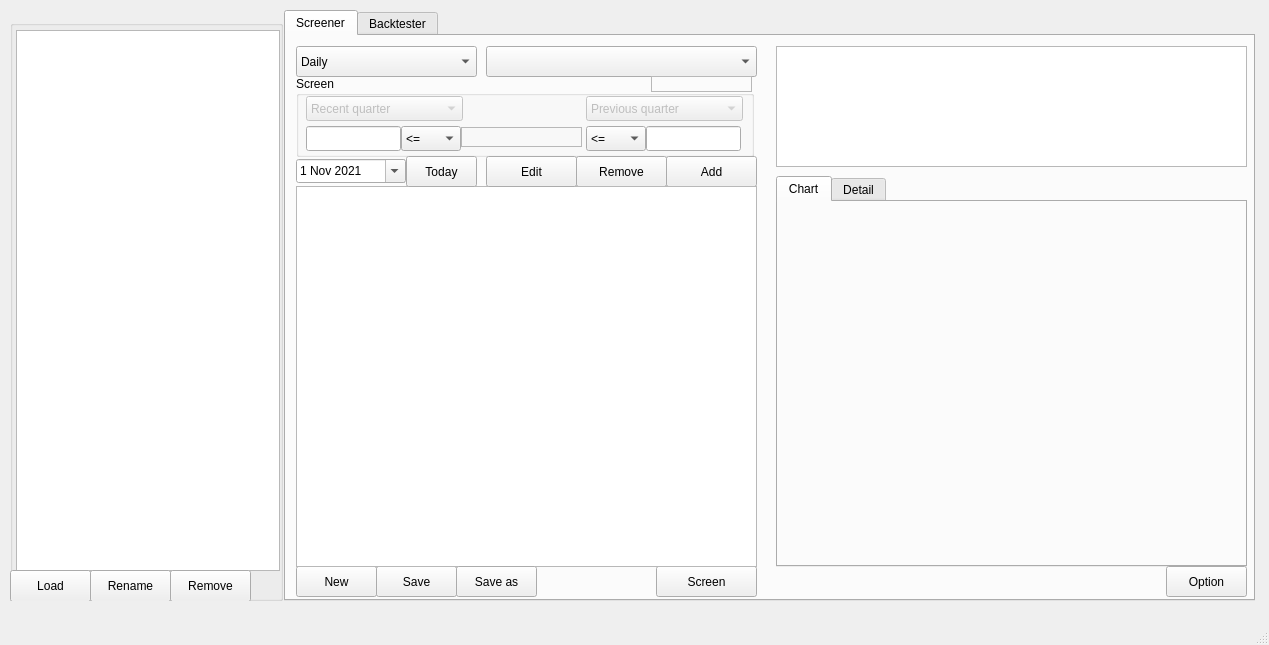
<?xml version="1.0" encoding="UTF-8"?>
<ui version="4.0">
 <class>MainWindow</class>
 <widget class="QMainWindow" name="MainWindow">
  <property name="geometry">
   <rect>
    <x>0</x>
    <y>0</y>
    <width>1269</width>
    <height>645</height>
   </rect>
  </property>
  <property name="windowTitle">
   <string>MainWindow</string>
  </property>
  <widget class="QWidget" name="centralwidget">
   <widget class="QTabWidget" name="tabWidget">
    <property name="geometry">
     <rect>
      <x>284</x>
      <y>10</y>
      <width>971</width>
      <height>591</height>
     </rect>
    </property>
    <property name="currentIndex">
     <number>0</number>
    </property>
    <widget class="QWidget" name="tab_screener">
     <attribute name="title">
      <string>Screener</string>
     </attribute>
     <widget class="QComboBox" name="comboBox_column">
      <property name="geometry">
       <rect>
        <x>200</x>
        <y>10</y>
        <width>271</width>
        <height>31</height>
       </rect>
      </property>
     </widget>
     <widget class="QComboBox" name="comboBox_file">
      <property name="geometry">
       <rect>
        <x>10</x>
        <y>10</y>
        <width>181</width>
        <height>31</height>
       </rect>
      </property>
      <item>
       <property name="text">
        <string>Daily</string>
       </property>
      </item>
      <item>
       <property name="text">
        <string>Quarter</string>
       </property>
      </item>
      <item>
       <property name="text">
        <string>Quarter Growth</string>
       </property>
      </item>
     </widget>
     <widget class="QPushButton" name="pushButton_save_screen">
      <property name="geometry">
       <rect>
        <x>90</x>
        <y>530</y>
        <width>81</width>
        <height>31</height>
       </rect>
      </property>
      <property name="text">
       <string>Save</string>
      </property>
     </widget>
     <widget class="QPushButton" name="pushButton_new_screen">
      <property name="geometry">
       <rect>
        <x>10</x>
        <y>530</y>
        <width>81</width>
        <height>31</height>
       </rect>
      </property>
      <property name="text">
       <string>New</string>
      </property>
     </widget>
     <widget class="QGroupBox" name="groupBox_simple_screen">
      <property name="geometry">
       <rect>
        <x>10</x>
        <y>40</y>
        <width>458</width>
        <height>81</height>
       </rect>
      </property>
      <property name="title">
       <string>Screen</string>
      </property>
      <widget class="QLabel" name="label_condition">
       <property name="geometry">
        <rect>
         <x>165</x>
         <y>51</y>
         <width>121</width>
         <height>20</height>
        </rect>
       </property>
       <property name="toolTip">
        <string/>
       </property>
       <property name="toolTipDuration">
        <number>0</number>
       </property>
       <property name="frameShape">
        <enum>QFrame::StyledPanel</enum>
       </property>
       <property name="text">
        <string/>
       </property>
       <property name="alignment">
        <set>Qt::AlignCenter</set>
       </property>
      </widget>
      <widget class="QLineEdit" name="lineEdit_condition">
       <property name="geometry">
        <rect>
         <x>10</x>
         <y>50</y>
         <width>95</width>
         <height>25</height>
        </rect>
       </property>
       <property name="tabletTracking">
        <bool>false</bool>
       </property>
      </widget>
      <widget class="QComboBox" name="comboBox_equation">
       <property name="enabled">
        <bool>true</bool>
       </property>
       <property name="geometry">
        <rect>
         <x>105</x>
         <y>50</y>
         <width>60</width>
         <height>25</height>
        </rect>
       </property>
       <item>
        <property name="text">
         <string>&lt;=</string>
        </property>
       </item>
       <item>
        <property name="text">
         <string>&lt;</string>
        </property>
       </item>
      </widget>
      <widget class="QLineEdit" name="lineEdit_condition_2">
       <property name="geometry">
        <rect>
         <x>350</x>
         <y>50</y>
         <width>95</width>
         <height>25</height>
        </rect>
       </property>
       <property name="tabletTracking">
        <bool>false</bool>
       </property>
      </widget>
      <widget class="QComboBox" name="comboBox_equation_2">
       <property name="geometry">
        <rect>
         <x>290</x>
         <y>50</y>
         <width>60</width>
         <height>25</height>
        </rect>
       </property>
       <item>
        <property name="text">
         <string>&lt;=</string>
        </property>
       </item>
       <item>
        <property name="text">
         <string>&lt;</string>
        </property>
       </item>
      </widget>
      <widget class="QComboBox" name="comboBox_period">
       <property name="enabled">
        <bool>false</bool>
       </property>
       <property name="geometry">
        <rect>
         <x>10</x>
         <y>20</y>
         <width>157</width>
         <height>25</height>
        </rect>
       </property>
       <property name="editable">
        <bool>false</bool>
       </property>
       <property name="duplicatesEnabled">
        <bool>false</bool>
       </property>
       <property name="frame">
        <bool>true</bool>
       </property>
       <item>
        <property name="text">
         <string>Recent quarter</string>
        </property>
       </item>
       <item>
        <property name="text">
         <string>Recent annaul</string>
        </property>
       </item>
       <item>
        <property name="text">
         <string>Recent year quarter</string>
        </property>
       </item>
      </widget>
      <widget class="QComboBox" name="comboBox_period_2">
       <property name="enabled">
        <bool>false</bool>
       </property>
       <property name="geometry">
        <rect>
         <x>290</x>
         <y>20</y>
         <width>157</width>
         <height>25</height>
        </rect>
       </property>
       <item>
        <property name="text">
         <string>Previous quarter</string>
        </property>
       </item>
       <item>
        <property name="text">
         <string>Previous annaul</string>
        </property>
       </item>
       <item>
        <property name="text">
         <string>Previous year quarter</string>
        </property>
       </item>
      </widget>
      <widget class="QLabel" name="label_screen_name">
       <property name="geometry">
        <rect>
         <x>355</x>
         <y>0</y>
         <width>101</width>
         <height>16</height>
        </rect>
       </property>
       <property name="toolTip">
        <string/>
       </property>
       <property name="toolTipDuration">
        <number>0</number>
       </property>
       <property name="frameShape">
        <enum>QFrame::StyledPanel</enum>
       </property>
       <property name="text">
        <string/>
       </property>
       <property name="alignment">
        <set>Qt::AlignCenter</set>
       </property>
      </widget>
     </widget>
     <widget class="QPushButton" name="pushButton_remove_condition">
      <property name="enabled">
       <bool>true</bool>
      </property>
      <property name="geometry">
       <rect>
        <x>290</x>
        <y>120</y>
        <width>91</width>
        <height>31</height>
       </rect>
      </property>
      <property name="text">
       <string>Remove</string>
      </property>
      <property name="autoDefault">
       <bool>false</bool>
      </property>
      <property name="flat">
       <bool>false</bool>
      </property>
     </widget>
     <widget class="QPushButton" name="pushButton_screen">
      <property name="geometry">
       <rect>
        <x>370</x>
        <y>530</y>
        <width>101</width>
        <height>31</height>
       </rect>
      </property>
      <property name="text">
       <string>Screen</string>
      </property>
     </widget>
     <widget class="QPushButton" name="pushButton_add_condition">
      <property name="enabled">
       <bool>true</bool>
      </property>
      <property name="geometry">
       <rect>
        <x>380</x>
        <y>120</y>
        <width>91</width>
        <height>31</height>
       </rect>
      </property>
      <property name="text">
       <string>Add</string>
      </property>
      <property name="autoDefault">
       <bool>false</bool>
      </property>
      <property name="flat">
       <bool>false</bool>
      </property>
     </widget>
     <widget class="QListWidget" name="listWidget_conditions">
      <property name="geometry">
       <rect>
        <x>10</x>
        <y>150</y>
        <width>461</width>
        <height>381</height>
       </rect>
      </property>
     </widget>
     <widget class="QDateEdit" name="dateEdit_screen">
      <property name="geometry">
       <rect>
        <x>10</x>
        <y>123</y>
        <width>110</width>
        <height>24</height>
       </rect>
      </property>
      <property name="calendarPopup">
       <bool>true</bool>
      </property>
      <property name="date">
       <date>
        <year>2021</year>
        <month>11</month>
        <day>1</day>
       </date>
      </property>
     </widget>
     <widget class="QPushButton" name="pushButton_today">
      <property name="enabled">
       <bool>true</bool>
      </property>
      <property name="geometry">
       <rect>
        <x>120</x>
        <y>120</y>
        <width>71</width>
        <height>31</height>
       </rect>
      </property>
      <property name="text">
       <string>Today</string>
      </property>
      <property name="autoDefault">
       <bool>false</bool>
      </property>
      <property name="flat">
       <bool>false</bool>
      </property>
     </widget>
     <widget class="QListWidget" name="listWidget_screened_stocks">
      <property name="geometry">
       <rect>
        <x>490</x>
        <y>10</y>
        <width>471</width>
        <height>121</height>
       </rect>
      </property>
     </widget>
     <widget class="QLabel" name="label_stock_num">
      <property name="geometry">
       <rect>
        <x>490</x>
        <y>130</y>
        <width>121</width>
        <height>20</height>
       </rect>
      </property>
      <property name="toolTip">
       <string>fwefwef</string>
      </property>
      <property name="toolTipDuration">
       <number>0</number>
      </property>
      <property name="frameShape">
       <enum>QFrame::NoFrame</enum>
      </property>
      <property name="text">
       <string/>
      </property>
      <property name="alignment">
       <set>Qt::AlignLeading|Qt::AlignLeft|Qt::AlignVCenter</set>
      </property>
     </widget>
     <widget class="QTabWidget" name="tabWidget_2">
      <property name="geometry">
       <rect>
        <x>490</x>
        <y>140</y>
        <width>471</width>
        <height>391</height>
       </rect>
      </property>
      <property name="currentIndex">
       <number>0</number>
      </property>
      <widget class="QWidget" name="tab_3">
       <attribute name="title">
        <string>Chart</string>
       </attribute>
       <widget class="QWidget" name="verticalLayoutWidget">
        <property name="geometry">
         <rect>
          <x>0</x>
          <y>0</y>
          <width>461</width>
          <height>361</height>
         </rect>
        </property>
        <layout class="QVBoxLayout" name="verticalLayout_stock">
         <property name="sizeConstraint">
          <enum>QLayout::SetDefaultConstraint</enum>
         </property>
         <property name="bottomMargin">
          <number>0</number>
         </property>
        </layout>
       </widget>
      </widget>
      <widget class="QWidget" name="tab_4">
       <attribute name="title">
        <string>Detail</string>
       </attribute>
       <widget class="QPlainTextEdit" name="plainTextEdit_stock_detail">
        <property name="geometry">
         <rect>
          <x>0</x>
          <y>0</y>
          <width>461</width>
          <height>371</height>
         </rect>
        </property>
       </widget>
      </widget>
     </widget>
     <widget class="QPushButton" name="pushButton_save_as_screen">
      <property name="geometry">
       <rect>
        <x>170</x>
        <y>530</y>
        <width>81</width>
        <height>31</height>
       </rect>
      </property>
      <property name="text">
       <string>Save as</string>
      </property>
     </widget>
     <widget class="QPushButton" name="pushButton_edit_condition">
      <property name="enabled">
       <bool>true</bool>
      </property>
      <property name="geometry">
       <rect>
        <x>200</x>
        <y>120</y>
        <width>91</width>
        <height>31</height>
       </rect>
      </property>
      <property name="text">
       <string>Edit</string>
      </property>
      <property name="autoDefault">
       <bool>false</bool>
      </property>
      <property name="flat">
       <bool>false</bool>
      </property>
     </widget>
     <widget class="QPushButton" name="pushButton_option">
      <property name="geometry">
       <rect>
        <x>880</x>
        <y>530</y>
        <width>81</width>
        <height>31</height>
       </rect>
      </property>
      <property name="text">
       <string>Option</string>
      </property>
     </widget>
    </widget>
    <widget class="QWidget" name="tab_backtester">
     <attribute name="title">
      <string>Backtester</string>
     </attribute>
     <widget class="QTabWidget" name="tabWidget_3">
      <property name="geometry">
       <rect>
        <x>280</x>
        <y>0</y>
        <width>671</width>
        <height>461</height>
       </rect>
      </property>
      <property name="currentIndex">
       <number>0</number>
      </property>
      <widget class="QWidget" name="tab">
       <attribute name="title">
        <string>Table</string>
       </attribute>
       <widget class="QTableWidget" name="tableWidget_performance">
        <property name="geometry">
         <rect>
          <x>0</x>
          <y>0</y>
          <width>671</width>
          <height>441</height>
         </rect>
        </property>
        <property name="rowCount">
         <number>0</number>
        </property>
        <property name="columnCount">
         <number>6</number>
        </property>
        <attribute name="horizontalHeaderDefaultSectionSize">
         <number>95</number>
        </attribute>
        <attribute name="horizontalHeaderHighlightSections">
         <bool>true</bool>
        </attribute>
        <attribute name="horizontalHeaderMinimumSectionSize">
         <number>20</number>
        </attribute>
        <column>
         <property name="text">
          <string>Date</string>
         </property>
        </column>
        <column>
         <property name="text">
          <string>Total</string>
         </property>
        </column>
        <column>
         <property name="text">
          <string>Increased</string>
         </property>
        </column>
        <column>
         <property name="text">
          <string>Average Return</string>
         </property>
        </column>
        <column>
         <property name="text">
          <string>Market Return</string>
         </property>
        </column>
        <column>
         <property name="text">
          <string>Market Comparison</string>
         </property>
        </column>
       </widget>
      </widget>
      <widget class="QWidget" name="tab_2">
       <attribute name="title">
        <string>Chart</string>
       </attribute>
       <widget class="QWidget" name="verticalLayoutWidget_2">
        <property name="geometry">
         <rect>
          <x>0</x>
          <y>0</y>
          <width>671</width>
          <height>431</height>
         </rect>
        </property>
        <layout class="QVBoxLayout" name="verticalLayout_performance">
         <property name="sizeConstraint">
          <enum>QLayout::SetDefaultConstraint</enum>
         </property>
         <property name="bottomMargin">
          <number>0</number>
         </property>
        </layout>
       </widget>
      </widget>
     </widget>
     <widget class="QListWidget" name="listWidget_backtest_stocks">
      <property name="geometry">
       <rect>
        <x>10</x>
        <y>180</y>
        <width>251</width>
        <height>361</height>
       </rect>
      </property>
     </widget>
     <widget class="QPushButton" name="pushButton_backtest">
      <property name="geometry">
       <rect>
        <x>160</x>
        <y>150</y>
        <width>101</width>
        <height>31</height>
       </rect>
      </property>
      <property name="text">
       <string>Backtest</string>
      </property>
     </widget>
     <widget class="QGroupBox" name="groupBox_simple_screen_2">
      <property name="geometry">
       <rect>
        <x>10</x>
        <y>10</y>
        <width>255</width>
        <height>141</height>
       </rect>
      </property>
      <property name="title">
       <string>Backtest</string>
      </property>
      <widget class="QLabel" name="label_backtest_name">
       <property name="geometry">
        <rect>
         <x>149</x>
         <y>0</y>
         <width>101</width>
         <height>16</height>
        </rect>
       </property>
       <property name="toolTip">
        <string>fwefwef</string>
       </property>
       <property name="toolTipDuration">
        <number>0</number>
       </property>
       <property name="frameShape">
        <enum>QFrame::StyledPanel</enum>
       </property>
       <property name="text">
        <string/>
       </property>
       <property name="alignment">
        <set>Qt::AlignCenter</set>
       </property>
      </widget>
      <widget class="QDateEdit" name="dateEdit_start">
       <property name="geometry">
        <rect>
         <x>140</x>
         <y>20</y>
         <width>110</width>
         <height>24</height>
        </rect>
       </property>
       <property name="calendarPopup">
        <bool>true</bool>
       </property>
       <property name="date">
        <date>
         <year>2020</year>
         <month>1</month>
         <day>1</day>
        </date>
       </property>
      </widget>
      <widget class="QDateEdit" name="dateEdit_end">
       <property name="geometry">
        <rect>
         <x>140</x>
         <y>50</y>
         <width>110</width>
         <height>24</height>
        </rect>
       </property>
       <property name="dateTime">
        <datetime>
         <hour>0</hour>
         <minute>0</minute>
         <second>0</second>
         <year>2021</year>
         <month>11</month>
         <day>1</day>
        </datetime>
       </property>
       <property name="calendarPopup">
        <bool>true</bool>
       </property>
       <property name="date">
        <date>
         <year>2021</year>
         <month>11</month>
         <day>1</day>
        </date>
       </property>
      </widget>
      <widget class="QSpinBox" name="spinBox_cycle">
       <property name="geometry">
        <rect>
         <x>185</x>
         <y>80</y>
         <width>61</width>
         <height>24</height>
        </rect>
       </property>
       <property name="value">
        <number>1</number>
       </property>
      </widget>
      <widget class="QSpinBox" name="spinBox_hold">
       <property name="geometry">
        <rect>
         <x>185</x>
         <y>110</y>
         <width>61</width>
         <height>24</height>
        </rect>
       </property>
       <property name="value">
        <number>1</number>
       </property>
      </widget>
      <widget class="QLabel" name="label">
       <property name="geometry">
        <rect>
         <x>10</x>
         <y>20</y>
         <width>71</width>
         <height>21</height>
        </rect>
       </property>
       <property name="text">
        <string>Start</string>
       </property>
      </widget>
      <widget class="QLabel" name="label_2">
       <property name="geometry">
        <rect>
         <x>10</x>
         <y>50</y>
         <width>71</width>
         <height>21</height>
        </rect>
       </property>
       <property name="text">
        <string>End</string>
       </property>
      </widget>
      <widget class="QLabel" name="label_3">
       <property name="geometry">
        <rect>
         <x>10</x>
         <y>80</y>
         <width>81</width>
         <height>21</height>
        </rect>
       </property>
       <property name="text">
        <string>Cycle period</string>
       </property>
      </widget>
      <widget class="QLabel" name="label_4">
       <property name="geometry">
        <rect>
         <x>10</x>
         <y>110</y>
         <width>81</width>
         <height>21</height>
        </rect>
       </property>
       <property name="text">
        <string>Hold period</string>
       </property>
      </widget>
     </widget>
     <widget class="QPushButton" name="pushButton_reset">
      <property name="geometry">
       <rect>
        <x>60</x>
        <y>150</y>
        <width>101</width>
        <height>31</height>
       </rect>
      </property>
      <property name="text">
       <string>Reset</string>
      </property>
     </widget>
     <widget class="QGroupBox" name="groupBox_2">
      <property name="geometry">
       <rect>
        <x>280</x>
        <y>459</y>
        <width>671</width>
        <height>81</height>
       </rect>
      </property>
      <property name="title">
       <string>Summary</string>
      </property>
      <widget class="QLabel" name="label_5">
       <property name="geometry">
        <rect>
         <x>10</x>
         <y>22</y>
         <width>91</width>
         <height>21</height>
        </rect>
       </property>
       <property name="text">
        <string>Geomean</string>
       </property>
      </widget>
      <widget class="QLabel" name="label_6">
       <property name="geometry">
        <rect>
         <x>10</x>
         <y>53</y>
         <width>91</width>
         <height>21</height>
        </rect>
       </property>
       <property name="text">
        <string>Std</string>
       </property>
      </widget>
      <widget class="QLabel" name="label_7">
       <property name="geometry">
        <rect>
         <x>230</x>
         <y>22</y>
         <width>91</width>
         <height>21</height>
        </rect>
       </property>
       <property name="text">
        <string>Win rate (%)</string>
       </property>
      </widget>
      <widget class="QLabel" name="label_8">
       <property name="geometry">
        <rect>
         <x>230</x>
         <y>53</y>
         <width>91</width>
         <height>21</height>
        </rect>
       </property>
       <property name="text">
        <string>Screend mean </string>
       </property>
      </widget>
      <widget class="QLabel" name="label_9">
       <property name="geometry">
        <rect>
         <x>460</x>
         <y>22</y>
         <width>91</width>
         <height>21</height>
        </rect>
       </property>
       <property name="text">
        <string>Sharpe Ratio</string>
       </property>
      </widget>
      <widget class="QLabel" name="label_10">
       <property name="geometry">
        <rect>
         <x>460</x>
         <y>53</y>
         <width>91</width>
         <height>21</height>
        </rect>
       </property>
       <property name="text">
        <string>Treynor Ratio</string>
       </property>
      </widget>
      <widget class="QLabel" name="label_geomean">
       <property name="geometry">
        <rect>
         <x>110</x>
         <y>22</y>
         <width>91</width>
         <height>21</height>
        </rect>
       </property>
       <property name="frameShape">
        <enum>QFrame::StyledPanel</enum>
       </property>
       <property name="text">
        <string/>
       </property>
      </widget>
      <widget class="QLabel" name="label_std">
       <property name="geometry">
        <rect>
         <x>110</x>
         <y>53</y>
         <width>91</width>
         <height>21</height>
        </rect>
       </property>
       <property name="frameShape">
        <enum>QFrame::StyledPanel</enum>
       </property>
       <property name="text">
        <string/>
       </property>
      </widget>
      <widget class="QLabel" name="label_win_rate">
       <property name="geometry">
        <rect>
         <x>346</x>
         <y>22</y>
         <width>91</width>
         <height>21</height>
        </rect>
       </property>
       <property name="frameShape">
        <enum>QFrame::StyledPanel</enum>
       </property>
       <property name="text">
        <string/>
       </property>
      </widget>
      <widget class="QLabel" name="label_sharpe">
       <property name="geometry">
        <rect>
         <x>560</x>
         <y>22</y>
         <width>91</width>
         <height>21</height>
        </rect>
       </property>
       <property name="frameShape">
        <enum>QFrame::StyledPanel</enum>
       </property>
       <property name="text">
        <string/>
       </property>
      </widget>
      <widget class="QLabel" name="label_screend_mean">
       <property name="geometry">
        <rect>
         <x>346</x>
         <y>53</y>
         <width>91</width>
         <height>21</height>
        </rect>
       </property>
       <property name="frameShape">
        <enum>QFrame::StyledPanel</enum>
       </property>
       <property name="text">
        <string/>
       </property>
      </widget>
      <widget class="QLabel" name="label_treynor">
       <property name="geometry">
        <rect>
         <x>560</x>
         <y>53</y>
         <width>91</width>
         <height>21</height>
        </rect>
       </property>
       <property name="frameShape">
        <enum>QFrame::StyledPanel</enum>
       </property>
       <property name="text">
        <string/>
       </property>
      </widget>
     </widget>
    </widget>
   </widget>
   <widget class="QGroupBox" name="groupBox">
    <property name="geometry">
     <rect>
      <x>10</x>
      <y>20</y>
      <width>273</width>
      <height>581</height>
     </rect>
    </property>
    <property name="contextMenuPolicy">
     <enum>Qt::DefaultContextMenu</enum>
    </property>
    <property name="title">
     <string/>
    </property>
    <widget class="QListWidget" name="listWidget_saved_screens">
     <property name="geometry">
      <rect>
       <x>6</x>
       <y>10</y>
       <width>264</width>
       <height>541</height>
      </rect>
     </property>
    </widget>
    <widget class="QPushButton" name="pushButton_rename_screen">
     <property name="geometry">
      <rect>
       <x>80</x>
       <y>550</y>
       <width>81</width>
       <height>32</height>
      </rect>
     </property>
     <property name="text">
      <string>Rename</string>
     </property>
    </widget>
    <widget class="QPushButton" name="pushButton_remove_screen">
     <property name="geometry">
      <rect>
       <x>160</x>
       <y>550</y>
       <width>81</width>
       <height>32</height>
      </rect>
     </property>
     <property name="text">
      <string>Remove</string>
     </property>
    </widget>
    <widget class="QPushButton" name="pushButton_load_screen">
     <property name="geometry">
      <rect>
       <x>0</x>
       <y>550</y>
       <width>81</width>
       <height>32</height>
      </rect>
     </property>
     <property name="text">
      <string>Load</string>
     </property>
    </widget>
   </widget>
  </widget>
  <widget class="QMenuBar" name="menubar">
   <property name="geometry">
    <rect>
     <x>0</x>
     <y>0</y>
     <width>1269</width>
     <height>22</height>
    </rect>
   </property>
  </widget>
  <widget class="QStatusBar" name="statusbar"/>
 </widget>
 <resources/>
 <connections/>
</ui>
